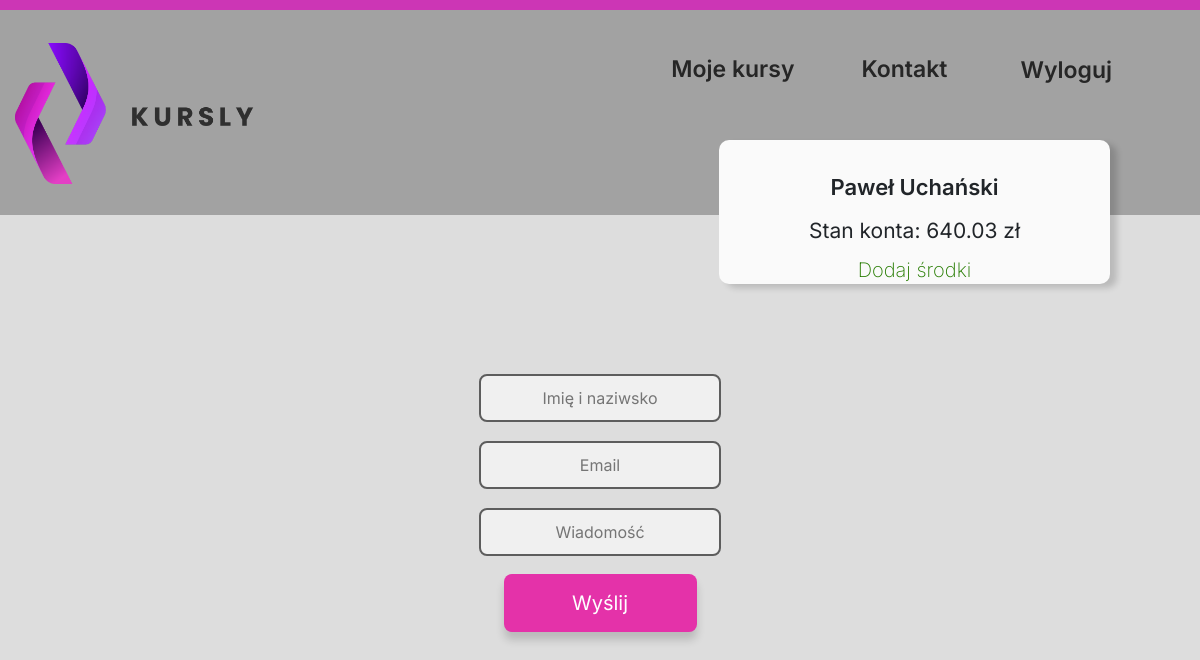
Screenshot of /contact.php (signed in) with the database file from the repository.
### tables this page shows
CREATE TABLE `users` (
  `id_user` int(11) NOT NULL AUTO_INCREMENT,
  `password` varchar(100) NOT NULL,
  `name` varchar(100) NOT NULL,
  `surname` varchar(100) NOT NULL,
  `email` varchar(100) NOT NULL,
  `street` varchar(100) NOT NULL,
  `house_number` varchar(20) NOT NULL,
  `zip_code` varchar(10) NOT NULL,
  `city` varchar(100) NOT NULL,
  `wallet` double NOT NULL,
  `discount` tinyint(1) DEFAULT NULL,
  PRIMARY KEY (`id_user`)
);

### contact.php (the view, shortened to what this page needs)
<!DOCTYPE html>
<html lang="pl">
    <head>
        <link rel="stylesheet" href="style.css" type="text/css">
        <link href="bootstrap/css/bootstrap.min.css" rel="stylesheet">
    </head>
    <?php
    if($_SESSION["session_login"]==true)
    {
        ?>
        <body>
            <div class="pink"></div>
            <div class="sekcja1_all2">
                <div class="container">
                    <div class="row">
                        <div class="col-md-3">
                            <div class="sekcja1_lewo2">
                                <a href="panel.php"><img src="img/logo.png"></a>
                            </div>
                        </div>
                        <div class="col-md-9">
                            <div class="sekcja1_prawo2">
                                <div class="menu">
                                    <ul>
                                        <li><form method="POST">
                                            <input type="submit" name="logout" value="Wyloguj" class="menu_option">
                                        </form></li>
                                        <li><a href="contact.php" class="menu_option">Kontakt</a></li>
                                        <li><a href="orders.php" class="menu_option">Moje kursy</a></li>
                                    </ul>
                                </div>
                            </div>
                        </div>
                        <?php
                            @$current_user = $_SESSION["user_id"];
                            require_once "connect.php";
                            if($connect->connect_errno!=0)
                            {
                                echo "<br></nr>Błąd bazy danych";
                            }
                            else
                            {
                                @$sql = "SELECT * FROM users WHERE id_user='$current_user'";
                                if($rezultat = @$connect->query($sql))
                                {
                                    while($row = mysqli_fetch_assoc($rezultat))
                                    {
                                        $name = $row['name'];
                                        $surname = $row['surname'];
                                        $cash = $row['wallet'];
                                    }
                                }
                                echo '<div class="user_panel">';
                                echo '<p id="user_panel_name">', $name, ' ', $surname, '</p>';
                                echo '<p id="user_panel_cash">Stan konta: ',$cash,' zł' ,'</p>';
                                echo '<p id="user_panel_addCash">Dodaj środki</p>';
                                echo '</div>';
                            }
                        ?>
                    </div>
                </div>
            </div>
            <div class="sekcja2_all2">
                    <form method="post" action="sendForm.php">
                        <input type="text" name="name" class="popup-input" placeholder="Imię i naziwsko" required><br>
                        <input type="text" name="email" class="popup-input" placeholder="Email" required><br>
                        <input type="text" name="message" class="popup-input" placeholder="Wiadomość" required><br>
                        <input type="submit" class="submit_button" value="Wyślij">
                    </form>
            </div>
        </body>
        <?php
            }
            else
            {
                echo "<script type=\"text/javascript\">
                window.setTimeout(\"window.location.replace('index.php');\",1);
                </script>";
            }
        ?>

### style.css (style rules this page uses)
body { margin: 0 auto; background-color: #DDDDDD !important; font-family: 'Inter', sans-serif !important; }
.container { max-width: 1640px !important; }
.popup-input { background-color: #F0F0F0; border: 2px solid #5D5D5D; border-radius: 8px; margin-top: 19px; text-align: center; color: #414141; font-size: 16px; height: 48px; }
.submit_button { width: 193px; height: 58px; background-color: #E432A9; box-shadow: 0px 8px 8px #00000029; border-radius: 8px; color: #FFFFFF; font-size: 20px; border: none; margin-top: 18px; }
.sekcja1_all2 { height: 205px; background-color: #A2A2A2; margin-bottom: 140px; }
.sekcja1_all2 img { width: 243px; height: 141px; }
.sekcja1_lewo2 { height: 205px; line-height: 205px; }
.sekcja1_prawo2 { height: 205px; }
.menu { margin-top: 42px; }
.menu_option { float: right; margin-right: 67px; font-size: 23px; color: #262626; font-weight: 600; background-color:transparent; border: none; }
.pink { background-color: #CC36B5; height: 10px; }
.user_panel { width: 391px; height: 144px; background-color: #FAFAFA; box-shadow: 7px 4px 6px #00000029; border-radius: 10px; position: absolute; right: 90px; top: 140px; text-align: center; }
#user_panel_name { margin-top: 31px; font-size: 22px; font-weight: 600; }
#user_panel_cash { font-size: 21px; font-weight: 400; margin-top: -5px; }
#user_panel_addCash { margin-top: -8px; color: #267C00; font-size: 20px; font-weight: 200; }
.sekcja2_all2 { text-align: center; }
ul { list-style-type: none; margin: 0; padding: 0; }
li { display: inline; }

### rows the page displays
users: name "Paweł", surname "Uchański", wallet "640.03"
